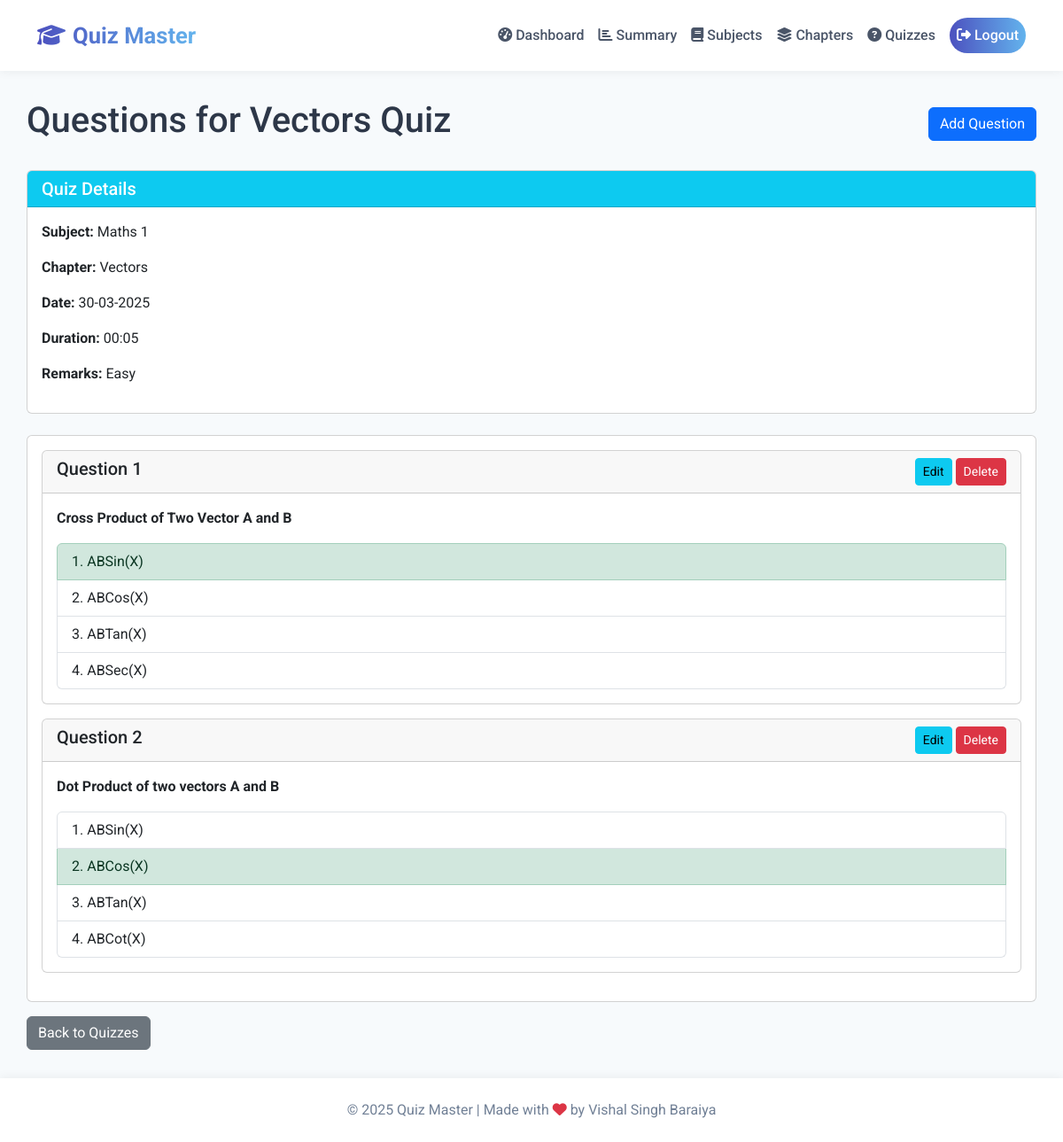
The app's page /admin/quizzes/1/questions (signed in) with its own data.
### models.py (models this page shows)
class Chapter(db.Model):
    id = db.Column(db.Integer, primary_key=True)
    name = db.Column(db.String(100), nullable=False)
    description = db.Column(db.Text)
    subject_id = db.Column(db.Integer, db.ForeignKey('subject.id'), nullable=False)
    quizzes = db.relationship('Quiz', backref='chapter', lazy=True, cascade="all, delete-orphan")

class Subject(db.Model):
    id = db.Column(db.Integer, primary_key=True)
    name = db.Column(db.String(100), nullable=False)
    description = db.Column(db.Text)
    chapters = db.relationship('Chapter', backref='subject', lazy=True, cascade="all, delete-orphan")

class Quiz(db.Model):
    id = db.Column(db.Integer, primary_key=True)
    chapter_id = db.Column(db.Integer, db.ForeignKey('chapter.id'), nullable=False)
    date_of_quiz = db.Column(db.Date, nullable=False)
    time_duration = db.Column(db.String(5), nullable=False)  # Format: "HH:MM"
    start_time = db.Column(db.DateTime, nullable=False)  # When quiz becomes available
    end_time = db.Column(db.DateTime, nullable=False)    # When quiz expires
    remarks = db.Column(db.Text)
    questions = db.relationship('Question', backref='quiz', lazy=True, cascade="all, delete-orphan")
    scores = db.relationship('Score', backref='quiz', lazy=True, cascade="all, delete-orphan")

class Question(db.Model):
    id = db.Column(db.Integer, primary_key=True)
    quiz_id = db.Column(db.Integer, db.ForeignKey('quiz.id'), nullable=False)
    question_statement = db.Column(db.Text, nullable=False)
    option1 = db.Column(db.Text, nullable=False)
    option2 = db.Column(db.Text, nullable=False)
    option3 = db.Column(db.Text, nullable=False)
    option4 = db.Column(db.Text, nullable=False)
    correct_option = db.Column(db.Integer, nullable=False)  # 1, 2, 3, or 4

### routes/admin/questions.py (the view)
    @app.route('/admin/quizzes/<int:quiz_id>/questions')
    @login_required
    def edit_quiz_questions(quiz_id):
        if not current_user.is_admin:
            flash('Access denied.')
            return redirect(url_for('user_dashboard'))
        quiz = Quiz.query.get_or_404(quiz_id)
        questions = Question.query.filter_by(quiz_id=quiz.id).all()
        return render_template('admin/quiz_questions.html', quiz=quiz, questions=questions)

### app.py (called while the page is built)
@login_manager.user_loader
def load_user(user_id):
    return User.query.get(int(user_id))

### templates/admin/quiz_questions.html (shortened to what this page needs)
{% extends "base.html" %}
{% block content %}
<div class="d-flex justify-content-between align-items-center mb-4">
    <h1>Questions for {{ quiz.chapter.name }} Quiz</h1>
    <a href="{{ url_for('add_question', quiz_id=quiz.id) }}" class="btn btn-primary">Add Question</a>
</div>
<div class="card mb-4">
    <div class="card-header bg-info text-white">
        <h5 class="mb-0">Quiz Details</h5>
    </div>
    <div class="card-body">
        <p><strong>Subject:</strong> {{ quiz.chapter.subject.name }}</p>
        <p><strong>Chapter:</strong> {{ quiz.chapter.name }}</p>
        <p><strong>Date:</strong> {{ quiz.date_of_quiz.strftime('%d-%m-%Y') }}</p>
        <p><strong>Duration:</strong> {{ quiz.time_duration }}</p>
        <p><strong>Remarks:</strong> {{ quiz.remarks or 'None' }}</p>
    </div>
</div>
<div class="card">
    <div class="card-body">
        {% if questions %}
            {% for question in questions %}
                <div class="card mb-3">
                    <div class="card-header d-flex justify-content-between">
                        <h5 class="mb-0">Question {{ loop.index }}</h5>
                        <div>
                            <a href="{{ url_for('edit_question', id=question.id) }}" class="btn btn-sm btn-info">Edit</a>
                            <a href="{{ url_for('delete_question', id=question.id) }}" class="btn btn-sm btn-danger" onclick="return confirm('Are you sure you want to delete this question?')">Delete</a>
                        </div>
                    </div>
                    <div class="card-body">
                        <p><strong>{{ question.question_statement }}</strong></p>
                        <ul class="list-group">
                            <li class="list-group-item {% if question.correct_option == 1 %}list-group-item-success{% endif %}">1. {{ question.option1 }}</li>
                            <li class="list-group-item {% if question.correct_option == 2 %}list-group-item-success{% endif %}">2. {{ question.option2 }}</li>
                            <li class="list-group-item {% if question.correct_option == 3 %}list-group-item-success{% endif %}">3. {{ question.option3 }}</li>
                            <li class="list-group-item {% if question.correct_option == 4 %}list-group-item-success{% endif %}">4. {{ question.option4 }}</li>
                        </ul>
                    </div>
                </div>
            {% endfor %}
        {% else %}
            <div class="alert alert-warning">
                <p>No questions added to this quiz yet. Click "Add Question" to create questions.</p>
            </div>
        {% endif %}
    </div>
</div>
<div class="mt-3">
    <a href="{{ url_for('quizzes') }}" class="btn btn-secondary">Back to Quizzes</a>
</div>
{% endblock %}

### templates/base.html (style rules this page uses)
body { font-family: 'Roboto', sans-serif; min-height: 100vh; display: flex; flex-direction: column; background: #F7FAFC; color: #2D3748; }

### records on screen
Chapter: chapter.name "Vectors"
Subject: chapter.subject.name "Maths 1"
Quiz: date_of_quiz "30-03-2025", time_duration "00:05", remarks "Easy"
Question: question_statement "Cross Product of Two Vector A and B", option1 "ABSin(X)", option2 "ABCos(X)", option3 "ABTan(X)", option4 "ABSec(X)"
Question: question_statement "Dot Product of two vectors A and B", option1 "ABSin(X)", option2 "ABCos(X)", option3 "ABTan(X)", option4 "ABCot(X)"
